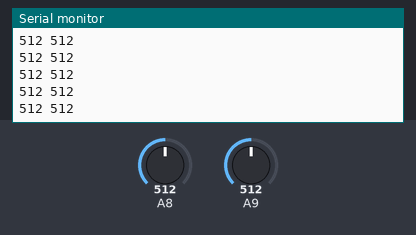
This sketch was run on a simulated Arduino Mega 2560, built with avr-gcc and run on an emulated ATmega2560. Shown: the last lines printed to the serial monitor. The test bench sets the inputs (shaded band); at power-on: A8 = 512, A9 = 512.

Above: at 1.2 s.
1.3 s: A8 set to 990
At 1.8 s:
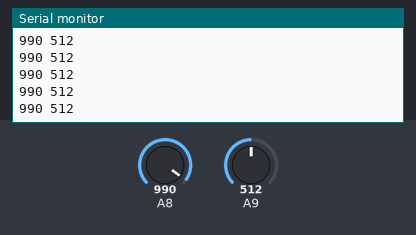
2.8 s: A8 set to 1012
At 3.6 s:
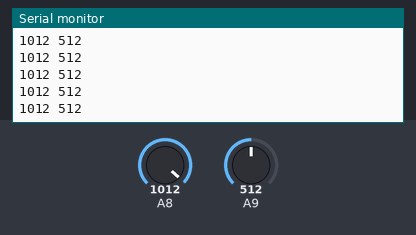
Timing chart, 0 to 5.8 s (numbered marks = the images above; inputs shaded):
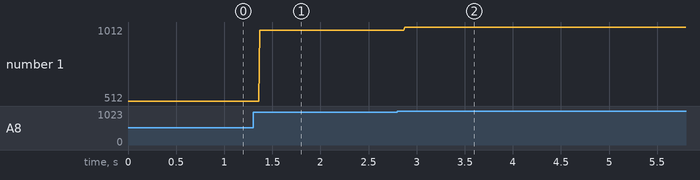

Measured:
- after the input at 1.3 s, the serial monitor: prints a new line after 0.07 s (image 1)
- after the input at 2.8 s, the serial monitor: prints a new line after 0.07 s (image 2)
- plotted number 1: 512 → 990 after the input at 1.3 s, 990 → 1012 after the input at 2.8 s

The sketch:

TCRT5000L_test.ino
```cpp
void setup() {
  Serial.begin(9600);
}

void loop() {
  int sensorValue1 = analogRead(A8);
  int sensorValue2 = analogRead(A9);
  Serial.print(sensorValue1);
  Serial.print(" ");
  Serial.println(sensorValue2);
  delay(1);
}
```
